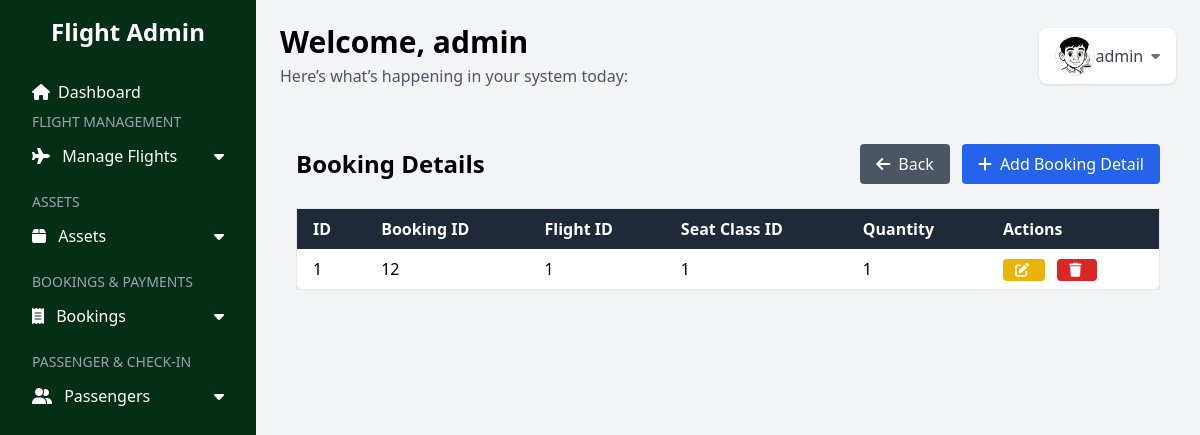
Page /booking-details (signed in) on the committed database.
### web/models.py (models this page shows)
class User(db.Model, UserMixin):
    id = db.Column(db.Integer, primary_key=True)
    username = db.Column(db.String(225), unique=True, nullable=False)
    password = db.Column(db.String(225), nullable=False)
    profile_image = db.Column(db.String(255), nullable=True, default='default.png')  # default image

class BookingDetail(db.Model):
    __tablename__ = 'booking_detail'
    id = db.Column(db.Integer, primary_key=True)
    booking_id = db.Column(db.Integer, db.ForeignKey('booking.id'), nullable=False)
    flight_id = db.Column(db.Integer, db.ForeignKey('flight.id'), nullable=False)
    seat_id = db.Column(db.Integer, db.ForeignKey('flight_seat.id'), nullable=True)
    seat_class_id = db.Column(db.Integer, db.ForeignKey('seat_class.id'))  # ✅ Included
    quantity = db.Column(db.Integer)  # ✅ Included
    passenger_first_name = db.Column(db.String(50), nullable=False)
    passenger_last_name = db.Column(db.String(50), nullable=False)
    passenger_email = db.Column(db.String(100))
    passenger_phone = db.Column(db.String(20))
    passenger_dob = db.Column(db.Date)
    passport_number = db.Column(db.String(20))
    special_requests = db.Column(db.Text)
    booking = db.relationship('Booking', back_populates='details')
    seat = db.relationship('FlightSeat', back_populates='booking_details')
    seat_class = db.relationship('SeatClass')  # Optional

### web/views.py (the view)
@views.route('/booking-details')
def booking_details():
    all_details = BookingDetail.query.all()
    return render_template('booking_payment/booking_details.html', booking_details=all_details)

### web/__init__.py (called while the page is built)
def create_app():
    app = Flask(__name__)
    app.config['SECRET_KEY'] = "secret_key"
    app.config['SQLALCHEMY_DATABASE_URI'] = f'sqlite:///{DB_NAME}'
    db.init_app(app)
    from .views import views
    from .auth import auth
    app.register_blueprint(views, url_prefix="/")
    app.register_blueprint(auth, url_prefix="/")
    from .models import User
    create_database(app)
    login_manager = LoginManager()
    login_manager.login_view = 'auth.login'
    login_manager.init_app(app)
    @login_manager.user_loader
    def load_user(id):
        return User.query.get(int(id))
    return app

### web/templates/booking_payment/booking_details.html
{% extends 'base.html' %}
{% block content %}
<div class="max-w-6xl mx-auto px-4 py-8">
    <div class="flex justify-between items-center mb-6">
        <h2 class="text-2xl font-bold">Booking Details</h2>
        <div class="flex gap-3">
            <a href="{{ url_for('views.dashboard') }}" class="inline-flex items-center bg-gray-600 hover:bg-gray-700 text-white px-4 py-2 rounded">
                <i class="fas fa-arrow-left mr-2"></i> Back
            </a>
            <a href="{{ url_for('views.add_booking_detail') }}" class="inline-flex items-center bg-blue-600 hover:bg-blue-700 text-white px-4 py-2 rounded">
                <i class="fas fa-plus mr-2"></i> Add Booking Detail
            </a>
        </div>
    </div>
    <div class="overflow-x-auto">
        <table class="min-w-full bg-white shadow border rounded-lg">
            <thead class="bg-gray-800 text-white">
                <tr>
                    <th class="px-4 py-2 text-left">ID</th>
                    <th class="px-4 py-2 text-left">Booking ID</th>
                    <th class="px-4 py-2 text-left">Flight ID</th>
                    <th class="px-4 py-2 text-left">Seat Class ID</th>
                    <th class="px-4 py-2 text-left">Quantity</th>
                    <th class="px-4 py-2 text-left">Actions</th>
                </tr>
            </thead>
            <tbody class="divide-y divide-gray-200">
                {% for detail in booking_details %}
                <tr class="hover:bg-gray-100 even:bg-gray-50">
                    <td class="px-4 py-2">{{ detail.id }}</td>
                    <td class="px-4 py-2">{{ detail.booking_id }}</td>
                    <td class="px-4 py-2">{{ detail.flight_id }}</td>
                    <td class="px-4 py-2">{{ detail.seat_class_id }}</td>
                    <td class="px-4 py-2">{{ detail.quantity }}</td>
                    <td class="px-4 py-2 space-x-2">
                        <a href="{{ url_for('views.edit_booking_detail', id=detail.id) }}" class="inline-flex items-center px-3 py-1 bg-yellow-500 hover:bg-yellow-600 text-white rounded text-sm">
                            <i class="fas fa-edit mr-1"></i>
                        </a>
                        <form action="{{ url_for('views.delete_booking_detail', id=detail.id) }}" method="post" class="inline-block" onsubmit="return confirm('Are you sure you want to delete this booking detail?');">
                            <button type="submit" class="inline-flex items-center px-3 py-1 bg-red-600 hover:bg-red-700 text-white rounded text-sm">
                                <i class="fas fa-trash mr-1"></i>
                            </button>
                        </form>
                    </td>
                </tr>
                {% else %}
                <tr>
                    <td colspan="6" class="px-4 py-4 text-center text-gray-500">No booking details found.</td>
                </tr>
                {% endfor %}
            </tbody>
        </table>
    </div>
</div>
{% endblock %}

### web/templates/base.html (shortened to what this page needs)
<!DOCTYPE html>
<html lang="en">
<head>
  <script src="https://cdn.tailwindcss.com"></script>
  <link href="https://cdnjs.cloudflare.com/ajax/libs/font-awesome/6.4.0/css/all.min.css" rel="stylesheet">
</head>
<body class="h-screen bg-gray-100 flex">
  <nav class="w-64 bg-green-950 text-white flex flex-col p-4 fixed h-full overflow-y-auto">
    <h4 class="text-center text-2xl font-bold mb-6">Flight Admin</h4>
    <a href="{{ url_for('views.dashboard') }}" class="flex justify-between items-center py-2 px-4 hover:bg-gray-700 rounded">
      <span class="flex items-center">
        <i class="fas fa-home mr-2"></i> Dashboard
      </span>
    </a>
    <div class="text-sm uppercase text-gray-400 px-4 mb-1">Flight Management</div>
    <button class="w-full text-left px-4 py-2 hover:bg-gray-700 flex justify-between items-center" onclick="toggleMenu('flightMgmt')">
      <span><i class="fas fa-plane mr-2"></i> Manage Flights</span><i class="fas fa-caret-down"></i>
    </button>
    <div class="text-sm uppercase text-gray-400 px-4 mt-4 mb-1">Assets</div>
    <button class="w-full text-left px-4 py-2 hover:bg-gray-700 flex justify-between items-center" onclick="toggleMenu('assets')">
      <span><i class="fas fa-box mr-2"></i> Assets</span><i class="fas fa-caret-down"></i>
    </button>
    <div class="text-sm uppercase text-gray-400 px-4 mt-4 mb-1">Bookings & Payments</div>
    <button class="w-full text-left px-4 py-2 hover:bg-gray-700 flex justify-between items-center" onclick="toggleMenu('bookings')">
      <span><i class="fas fa-receipt mr-2"></i> Bookings</span><i class="fas fa-caret-down"></i>
    </button>
    <div class="text-sm uppercase text-gray-400 px-4 mt-4 mb-1">Passenger & Check-In</div>
    <button class="w-full text-left px-4 py-2 hover:bg-gray-700 flex justify-between items-center" onclick="toggleMenu('passenger')">
      <span><i class="fas fa-user-friends mr-2"></i> Passengers</span><i class="fas fa-caret-down"></i>
    </button>
  </nav>
  <main class="ml-64 p-6 w-full overflow-y-auto">
    <div class="mb-6 flex justify-between items-center">
      <div>
        <h1 class="text-3xl font-bold mb-1">Welcome, {{ current_user.username }}</h1>
        <p class="text-gray-600">Here’s what’s happening in your system today:</p>
      </div>
      <div class="relative">
        <button onclick="toggleMenu('profileMenu')" class="flex items-center bg-white px-4 py-2 rounded-lg shadow hover:shadow-md transition">
          <img src="{{ url_for('static', filename='uploads/' + current_user.profile_image) }}"
            class="w-10 h-10 rounded-full object-cover border" alt="Profile Image">
          <span class="text-gray-700 font-medium">{{ current_user.username }}</span>
          <i class="fas fa-caret-down ml-2 text-sm text-gray-500"></i>
        </button>
      </div>
    </div>
    {% block content %}
    {% endblock %}
  </main>
</body>
</html>

### rows in the picture
User: username "admin", profile_image (picture)
BookingDetail: id "1", booking_id "12", flight_id "1", seat_class_id "1", quantity "1"
